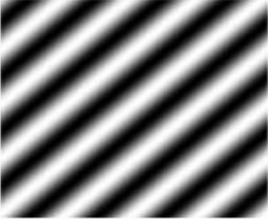
%> input picture 20161213_assignment/q4/Img2a.png, 268 x 219 px
$ octave --eval "check_equal(imread('../q4/Img2a.png'));"   (GNU Octave 9; MATLAB toolbox functions it lacks are replaced by stand-ins)
%> lines starting %> are read from the running program, lines starting %| are printed output that depends on the picture
### 20161213_assignment/q1/myFFT.m
function X = myFFT(x)
%only works if N = 2^k

N = size(x, 2);
odd_fft = x(1:2:end);
even_fft = x(2:2:end);

if N>=2
    odd_result = myFFT(odd_fft);
    even_result = myFFT(even_fft);
    X = zeros(N,1);
    Exp = exp(-1i*2*pi*((0:N/2-1)')/N);
    tmp = Exp .* even_result;
    X = [(odd_result + tmp);(odd_result -tmp)];
else
    if N == 1
        X = x;
    else
        error('N not correct.');
    end
end

### 20161213_assignment/q1/check_equal.m
function check_equal(A)

figure, imshow(A);
title('original image');

A = imresize(A, [256, 256]);
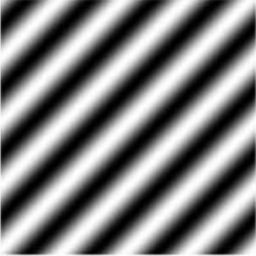
%> A: size 256x256x3 uint8; min 0, max 255, mean 127.5
B = fft2(A);
figure, imshow(B);
%> after `imshow(B)`:
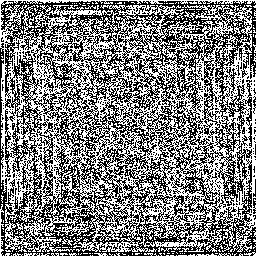
%> displayed picture: size 256x256x3, on the screen's scale of 0 to 255; min 0, max 255, mean 128.4
title('fft images');

A = double(A);
%> A: size 256x256x3 double
fft_row = zeros(size(A));
fft_col = zeros(size(A));

for i = 1:size(A, 1)
    fft_row(i,:) = myFFT(A(i,:));
end
%> this loop made 1 pass
%> the run ends on the next line

for i = 1:size(A, 1)
    fft_col(:,i) = myFFT(fft_row(:,i).');
end

figure, imshow(fft_col);
title('new image');
end

$ run again, on 20161213_assignment/q4/Img2b.png
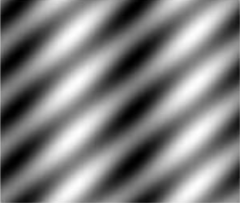
%> input picture 20161213_assignment/q4/Img2b.png, 240 x 203 px
%> in check_equal, `A = imresize(A, [256, 256]);`:
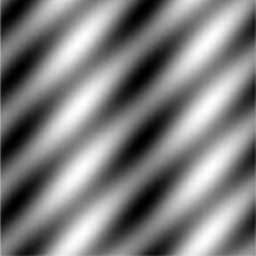
%> A: size 256x256x3 uint8; min 0, max 254, mean 126.5
%> in check_equal, `imshow(B)`:
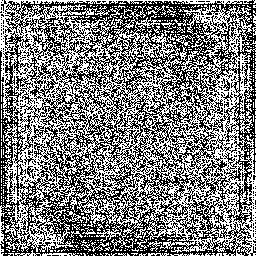
%> displayed picture: size 256x256x3, on the screen's scale of 0 to 255; min 0, max 255, mean 126.3
%> the loop in check_equal, `for i = 1:size(A, 1)` made 1 pass
